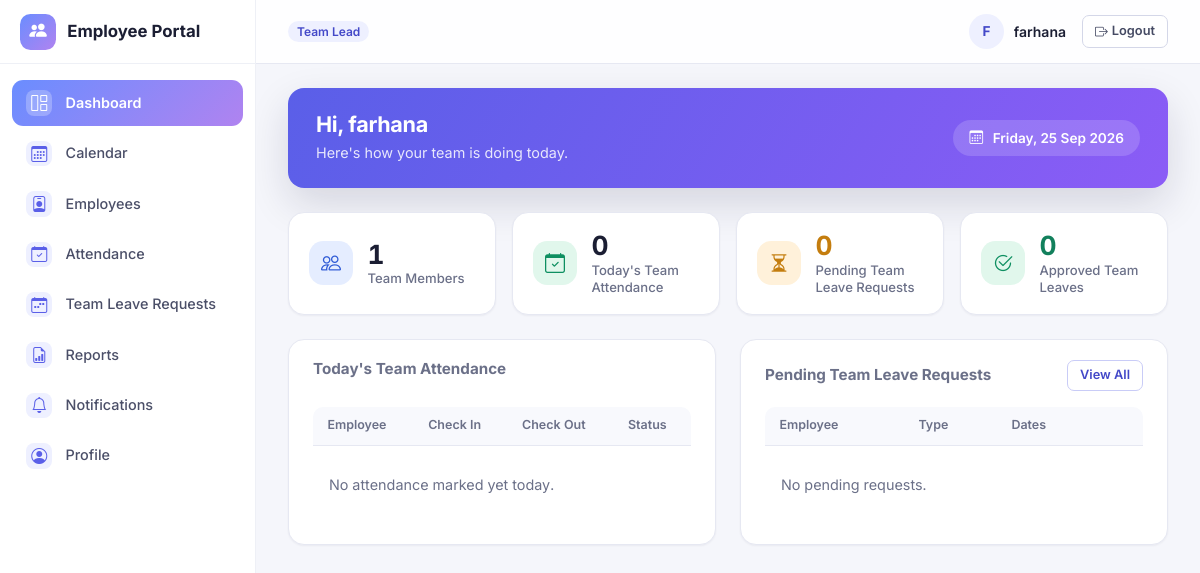
Screenshot of /dashboard/team-lead/ (signed in) with the database file from the repository.
### accounts/models.py (models this page shows, shortened)
class User(AbstractUser):
    class Role(models.TextChoices):
        ADMIN = 'ADMIN', 'Admin'
        HR = 'HR', 'HR'
        TEAM_LEAD = 'TEAM_LEAD', 'Team Lead'
        EMPLOYEE = 'EMPLOYEE', 'Employee'
    role = models.CharField(max_length=20, choices=Role.choices, default=Role.EMPLOYEE)
    phone = models.CharField(max_length=20, blank=True)
    address = models.TextField(blank=True)
    emergency_contact = models.CharField(max_length=100, blank=True)
    profile_image = models.ImageField(upload_to='profile_images/', blank=True, null=True)
    def is_team_lead(self):
        return self.role == self.Role.TEAM_LEAD
    def can_manage_employees(self):
        return self.role in (self.Role.ADMIN, self.Role.HR)

### employeeApp/views/dashboard.py (the view)
# urls.py: path('dashboard/team-lead/',views.team_lead_dashboard,name='team_lead_dashboard'),
@role_required('TEAM_LEAD')
def team_lead_dashboard(request):
    today = timezone.localdate()
    team_members = Employee.objects.filter(team__team_lead=request.user)
    todays_attendance = Attendance.objects.filter(employee__in=team_members, date=today)
    pending_team_leaves = LeaveRequest.objects.filter(employee__in=team_members, status='PENDING')
    approved_team_leaves = LeaveRequest.objects.filter(employee__in=team_members, status='APPROVED')
    return render(request, 'employeeApp/team_lead_dashboard.html', {
        'team_members_count': team_members.count(),
        'todays_attendance': todays_attendance,
        'pending_team_leaves': pending_team_leaves,
        'approved_team_leaves_count': approved_team_leaves.count(),
    })

### employeeApp/context_processors.py (called while the page is built)
def unread_notifications(request):
    if request.user.is_authenticated:
        qs = Notification.objects.filter(user=request.user, is_read=False)
        return {
            'unread_notification_count': qs.count(),
            'recent_notifications': qs[:5],
        }
    return {'unread_notification_count': 0, 'recent_notifications': []}

### employeeApp/templates/employeeApp/team_lead_dashboard.html (shortened to what this page needs)
{% extends "base.html" %}
{% block content %}
<div class="dash-hero">
    <div>
        <h1>Hi, {{ user.get_full_name|default:user.username }}</h1>
        <p>Here's how your team is doing today.</p>
    </div>
    <div class="dash-hero-meta"><i class="bi bi-calendar3"></i> {% now "l, d M Y" %}</div>
</div>
<div class="row g-3 mb-4">
    <div class="col-6 col-md-3">
        <div class="stat-card stat-tile">
            <div class="stat-icon tone-blue"><i class="bi bi-people"></i></div>
            <div><div class="stat-value">{{ team_members_count }}</div><div class="stat-label">Team Members</div></div>
        </div>
    </div>
    <div class="col-6 col-md-3">
        <div class="stat-card stat-tile">
            <div class="stat-icon tone-green"><i class="bi bi-calendar-check"></i></div>
            <div><div class="stat-value">{{ todays_attendance.count }}</div><div class="stat-label">Today's Team Attendance</div></div>
        </div>
    </div>
    <div class="col-6 col-md-3">
        <div class="stat-card stat-tile">
            <div class="stat-icon tone-orange"><i class="bi bi-hourglass-split"></i></div>
            <div><div class="stat-value text-warning">{{ pending_team_leaves.count }}</div><div class="stat-label">Pending Team Leave Requests</div></div>
        </div>
    </div>
    <div class="col-6 col-md-3">
        <div class="stat-card stat-tile">
            <div class="stat-icon tone-green"><i class="bi bi-check2-circle"></i></div>
            <div><div class="stat-value text-success">{{ approved_team_leaves_count }}</div><div class="stat-label">Approved Team Leaves</div></div>
        </div>
    </div>
</div>
<div class="row g-4">
    <div class="col-md-6">
        <div class="table-card">
            <h6 class="text-muted mb-3">Today's Team Attendance</h6>
            <table class="table table-sm">
                <thead><tr><th>Employee</th><th>Check In</th><th>Check Out</th><th>Status</th></tr></thead>
                <tbody>
                {% for a in todays_attendance %}
                    <tr>
                        <td>{{ a.employee.full_name }}</td>
                        <td>{{ a.check_in|default:"—" }}</td>
                        <td>{{ a.check_out|default:"—" }}</td>
                        <td>{{ a.get_status_display }}</td>
                    </tr>
                {% empty %}
                    <tr><td colspan="4" class="text-muted">No attendance marked yet today.</td></tr>
                {% endfor %}
                </tbody>
            </table>
        </div>
    </div>
    <div class="col-md-6">
        <div class="table-card">
            <div class="d-flex justify-content-between align-items-center mb-3">
                <h6 class="text-muted mb-0">Pending Team Leave Requests</h6>
                <a href="{% url 'employeeApp:team_leave_requests' %}" class="btn btn-sm btn-outline-primary">View All</a>
            </div>
            <table class="table table-sm">
                <thead><tr><th>Employee</th><th>Type</th><th>Dates</th><th></th></tr></thead>
                <tbody>
                {% for r in pending_team_leaves %}
                    <tr>
                        <td>{{ r.employee.full_name }}</td>
                        <td>{{ r.leave_type.name }}</td>
                        <td>{{ r.from_date }} – {{ r.to_date }}</td>
                        <td><a href="{% url 'employeeApp:decide_leave' r.pk %}" class="btn btn-xs btn-primary btn-sm">Decide</a></td>
                    </tr>
                {% empty %}
                    <tr><td colspan="4" class="text-muted">No pending requests.</td></tr>
                {% endfor %}
                </tbody>
            </table>
        </div>
    </div>
</div>
{% endblock %}

### employeeApp/templates/base.html (shortened to what this page needs)
{% load static %}
<!DOCTYPE html>
<html lang="en">
<head>
    <link href="https://cdn.jsdelivr.net/npm/bootstrap@5.3.3/dist/css/bootstrap.min.css" rel="stylesheet">
    <link rel="stylesheet" href="https://cdn.jsdelivr.net/npm/bootstrap-icons@1.11.3/font/bootstrap-icons.css">
    <link rel="stylesheet" href="https://cdn.jsdelivr.net/npm/datatables.net-bs5@1.13.11/css/dataTables.bootstrap5.min.css">
    <link rel="stylesheet" href="https://cdn.jsdelivr.net/npm/datatables.net-responsive-bs5@2.5.1/css/responsive.bootstrap5.min.css">
    <link rel="stylesheet" href="{% static 'employeeApp/style.css' %}">
</head>
<body>
{% if user.is_authenticated %}
<div class="app-shell">
    <aside class="sidebar" id="app-sidebar" aria-label="Main navigation">
        <div class="sidebar-brand">
            <span class="brand-mark"><i class="bi bi-people-fill"></i></span>
            <span>Employee Portal</span>
        </div>
        <nav class="sidebar-nav">
            <a href="{% url 'accounts:redirect_dashboard' %}" class="nav-link {% if 'dashboard' in request.path %}active{% endif %}">
                <i class="bi bi-grid-1x2"></i> Dashboard
            </a>
            <a href="{% url 'employeeApp:calendar_view' %}" class="nav-link {% if 'calendar' in request.path %}active{% endif %}">
                <i class="bi bi-calendar3"></i> Calendar
            </a>
            <a href="{% url 'employeeApp:employee_list' %}" class="nav-link {% if 'employees' in request.path %}active{% endif %}">
                <i class="bi bi-person-badge"></i> Employees
            </a>
            <a href="{% if user.is_team_lead or user.can_manage_employees %}{% url 'employeeApp:attendance_list' %}{% else %}{% url 'employeeApp:my_attendance' %}{% endif %}" class="nav-link ">
                <i class="bi bi-calendar-check"></i> Attendance
            </a>
            {% if user.can_manage_employees %}
            <a href="{% url 'employeeApp:leave_type_list' %}" class="nav-link {% if 'leave-types' in request.path %}active{% endif %}">
                <i class="bi bi-tags"></i> Leave Types
            </a>
            <a href="{% url 'employeeApp:leave_balance_list' %}" class="nav-link {% if 'leave-balances' in request.path %}active{% endif %}">
                <i class="bi bi-wallet2"></i> Leave Balances
            </a>
            <a href="{% url 'employeeApp:calendar_event_list' %}" class="nav-link {% if 'calendar-events' in request.path %}active{% endif %}">
                <i class="bi bi-calendar-event"></i> Add Event
            </a>
            <a href="{% url 'employeeApp:all_leave_requests' %}" class="nav-link {% if 'leave/all' in request.path %}active{% endif %}">
                <i class="bi bi-calendar-week"></i> All Leave Requests
            </a>
            {% elif user.is_team_lead %}
            <a href="{% url 'employeeApp:team_leave_requests' %}" class="nav-link {% if 'leave/team' in request.path %}active{% endif %}">
                <i class="bi bi-calendar-week"></i> Team Leave Requests
            </a>
            {% endif %}
            <a href="{% url 'employeeApp:attendance_report' %}" class="nav-link {% if 'reports' in request.path %}active{% endif %}">
                <i class="bi bi-file-earmark-bar-graph"></i> Reports
            </a>
            <a href="{% url 'employeeApp:notification_list' %}" class="nav-link {% if 'notifications' in request.path %}active{% endif %}">
                <i class="bi bi-bell"></i> Notifications
            </a>
            <a href="{% url 'accounts:profile' %}" class="nav-link {% if 'profile' in request.path or 'password-change' in request.path %}active{% endif %}">
                <i class="bi bi-person-circle"></i> Profile
            </a>
        </nav>
    </aside>
    <div class="main-col">
        <header class="topbar">
            <div class="topbar-role">
                <span class="badge role-badge">{{ user.get_role_display }}</span>
            </div>
            <div class="topbar-user">
                <div class="user-chip">
                    <span class="avatar">{% if user.profile_image %}<img src="{{ user.profile_image.url }}" alt="">{% else %}{{ user.get_full_name|default:user.username|slice:":1"|upper }}{% endif %}</span>
                    <span class="user-name">{{ user.get_full_name|default:user.username }}</span>
                </div>
                <a href="{% url 'accounts:logout' %}" class="btn btn-sm btn-outline-secondary btn-logout" aria-label="Log out"><i class="bi bi-box-arrow-right"></i><span class="d-none d-sm-inline ms-1">Logout</span></a>
            </div>
        </header>
        <main class="content">
            {% block content %}{% endblock %}
        </main>
    </div>
</div>
{% endif %}
</body>
</html>

### rows the page displays
User: role "Team Lead", get_full_name "F", get_full_name "farhana"

### other values shown
{{ team_members_count }} "1"
{{ todays_attendance.count }} "0"
{{ pending_team_leaves.count }} "0"
{{ approved_team_leaves_count }} "0"
